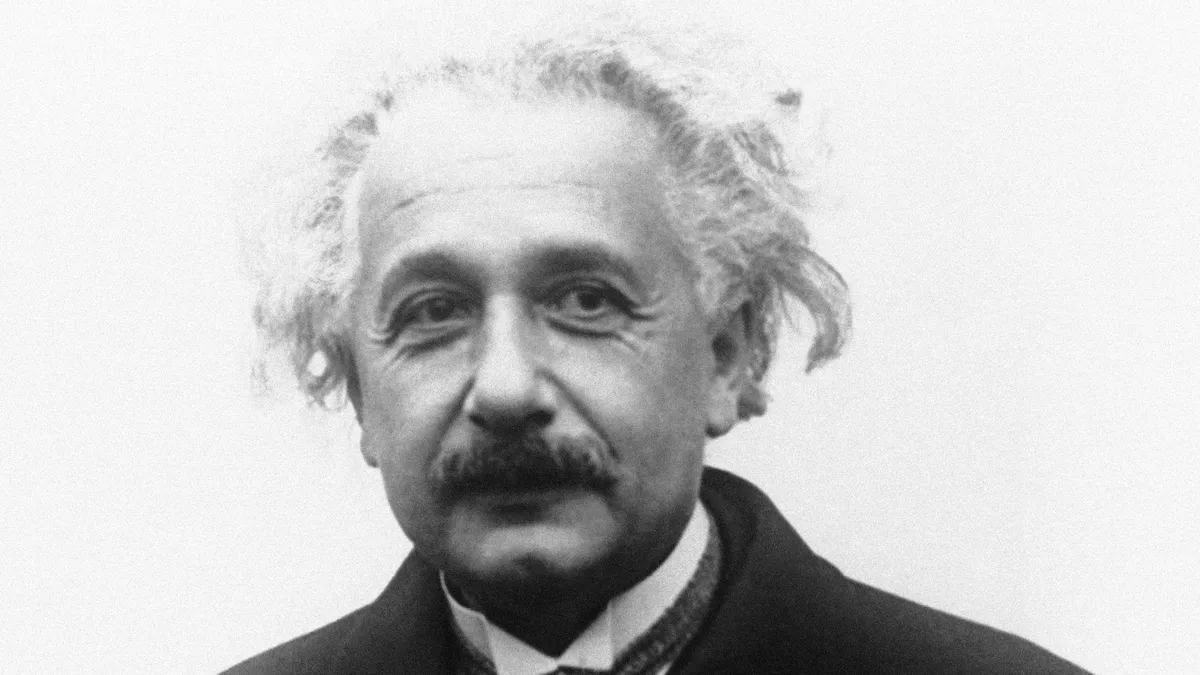
#> input picture Enstien.png, 1200 x 675 px
$ python faceDetection.py
#> lines starting #> are read from the running program, lines starting #| are printed output that depends on the picture; after the words box and inside, x2 and y2 are one past the last pixel; in counts of white or black regions, pixels touching at a corner belong together
import cv2
import matplotlib
import numpy as np
matplotlib.use('Agg')

def read_rgb(image_path, gray=False, normalize=False):
    # Change the path to your test image.
#> called with image_path = 'Enstien.png', gray = False, normalize = False
    img = cv2.imread(image_path)
#> img is the input picture: shape (675, 1200, 3); mean B, G, R 202.7, 202.6, 202.7
    if img is None:
        raise FileNotFoundError("The test image could not be found.")
    if gray:
        img = cv2.cvtColor(img, cv2.COLOR_BGR2GRAY)
    return img


def detect_faces(image_input, min_neighbors=5, scale_factor=1.05):
    """
    Detect faces in an image from either a file path or an image array.
    """
#> called with image_input = 'Enstien.png', min_neighbors = 5, scale_factor = 1.05
    # If the input is a string, assume it's a file path.
    if isinstance(image_input, str):
        gray_image = read_rgb(image_input, gray=True, normalize=False)
    # If the input is a numpy array, assume it's already loaded.
    elif isinstance(image_input, np.ndarray):
        # If the image is colored, convert it to grayscale.
        if len(image_input.shape) == 3 and image_input.shape[2] == 3:
            gray_image = cv2.cvtColor(image_input, cv2.COLOR_BGR2GRAY)
        else:
            # It is presumably already grayscale.
            gray_image = image_input
    else:
        raise ValueError("Input must be a file path (str) or an image array (numpy.ndarray).")


    # Load the pre-trained classifier for faces.
    face_cascade = cv2.CascadeClassifier(
        cv2.data.haarcascades + "haarcascade_frontalface_default.xml"
    )
    faces = face_cascade.detectMultiScale(gray_image, scale_factor, min_neighbors)
#> faces = [[283, 134, 449, 449]]
    return faces

def draw_faces(image_path, min_neighbors=5, scale_factor=1.05):
    # Read the original colored image.
    colored_image = read_rgb(image_path, gray=False, normalize=False)
    # Detect faces using the grayscale version.
    faces = detect_faces(image_path, min_neighbors=min_neighbors, scale_factor=scale_factor)
#> faces = [[283, 134, 449, 449]]

    # For each detected face, draw a rectangle on the image.
    for (x, y, w, h) in faces:
        cv2.rectangle(colored_image, (x, y), (x + w, y + h), (0, 255, 0), 2)
#> this loop made 1 pass
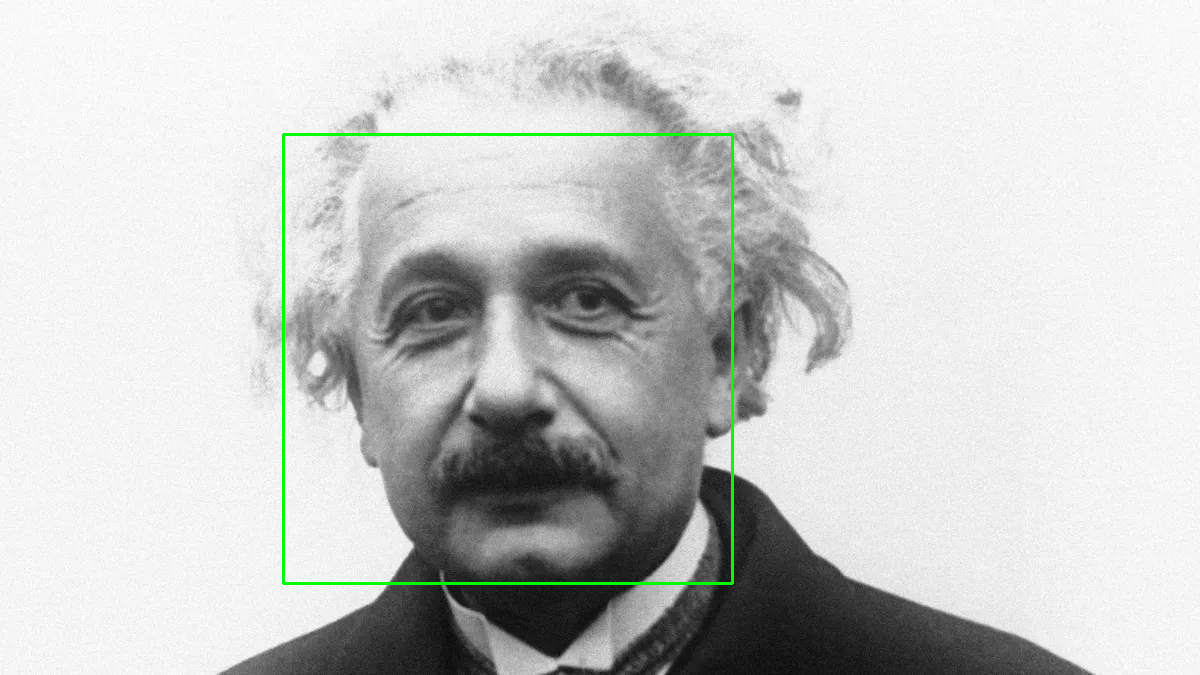
#> colored_image: shape (675, 1200, 3); 0.66% of pixels changed, all inside (x1, y1, x2, y2) = (282, 133, 734, 585)
    return colored_image

if __name__ == "__main__":
    image_path = "Enstien.png"  # Change this to your test image path
    annotated_image = draw_faces(image_path=image_path)

    cv2.imshow("Faces with Borders", annotated_image)
    cv2.waitKey(0)
    cv2.destroyAllWindows()
